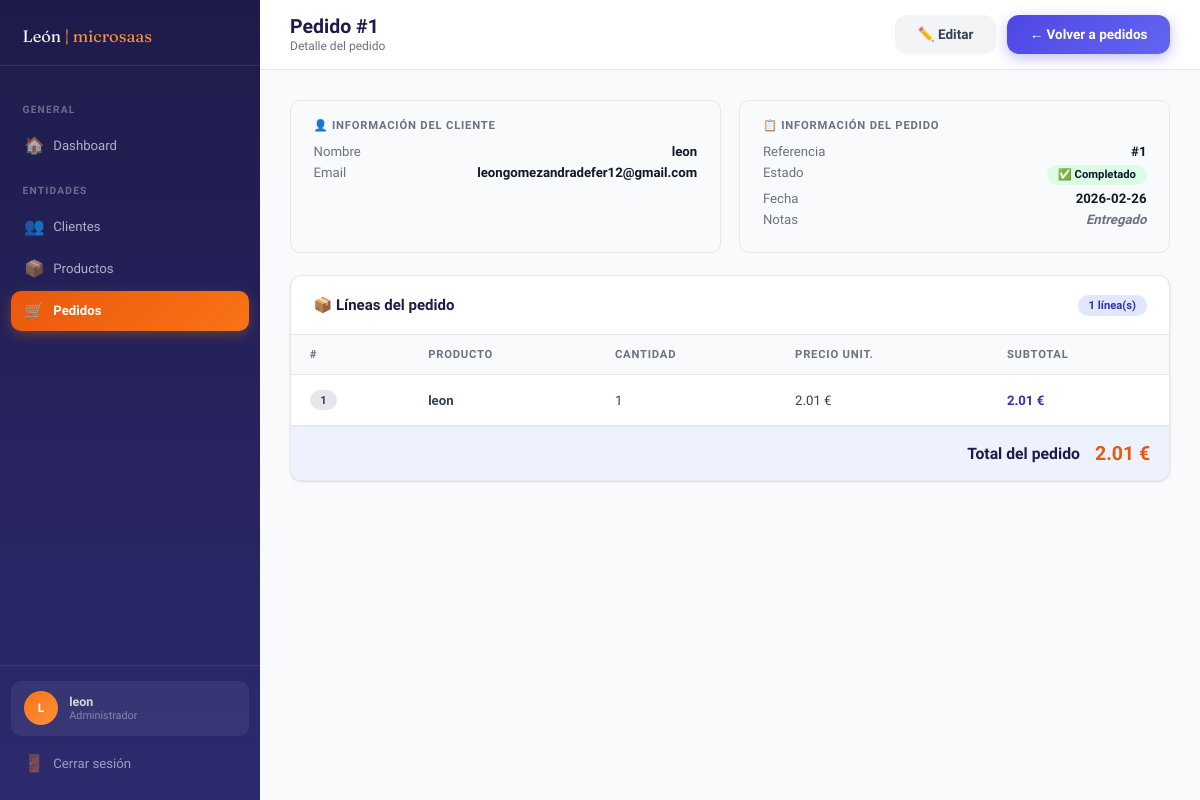
The app's page /pedidos/ver/1 (signed in) with its own data.
### tables this page shows
CREATE TABLE pedidos (
        id INTEGER PRIMARY KEY AUTOINCREMENT,
        cliente_id INTEGER NOT NULL,
        estado TEXT DEFAULT 'pendiente',
        notas TEXT,
        created_at TIMESTAMP DEFAULT CURRENT_TIMESTAMP,
        FOREIGN KEY (cliente_id) REFERENCES clientes(id)
    );

CREATE TABLE clientes (
        id INTEGER PRIMARY KEY AUTOINCREMENT,
        nombre TEXT NOT NULL,
        email TEXT,
        telefono TEXT,
        direccion TEXT,
        created_at TIMESTAMP DEFAULT CURRENT_TIMESTAMP
    );

CREATE TABLE lineas_pedido (
        id INTEGER PRIMARY KEY AUTOINCREMENT,
        pedido_id INTEGER NOT NULL,
        producto_id INTEGER NOT NULL,
        cantidad INTEGER NOT NULL DEFAULT 1,
        precio_unitario REAL NOT NULL,
        FOREIGN KEY (pedido_id) REFERENCES pedidos(id),
        FOREIGN KEY (producto_id) REFERENCES productos(id)
    );

CREATE TABLE productos (
        id INTEGER PRIMARY KEY AUTOINCREMENT,
        nombre TEXT NOT NULL,
        descripcion TEXT,
        precio REAL NOT NULL DEFAULT 0,
        stock INTEGER DEFAULT 0,
        created_at TIMESTAMP DEFAULT CURRENT_TIMESTAMP
    );

### app.py (the view)
@app.route('/pedidos/ver/<int:id>')
@login_required
def ver_pedido(id):
    conn = get_db()
    pedido = conn.execute('''
        SELECT p.*, c.nombre as cliente_nombre, c.email as cliente_email
        FROM pedidos p JOIN clientes c ON p.cliente_id = c.id WHERE p.id=?
    ''', (id,)).fetchone()
    lineas = conn.execute('''
        SELECT lp.*, pr.nombre as producto_nombre
        FROM lineas_pedido lp JOIN productos pr ON lp.producto_id = pr.id
        WHERE lp.pedido_id=?
    ''', (id,)).fetchall()
    conn.close()
    total = sum(l['cantidad'] * l['precio_unitario'] for l in lineas)
    return render_template('pedido_ver.html', active='pedidos', pedido=pedido, lineas=lineas, total=total)

### app.py (called while the page is built)
def get_db():
    conn = sqlite3.connect(DB_PATH)
    conn.row_factory = sqlite3.Row
    return conn

def login_required(f):
    @wraps(f)
    def decorated(*args, **kwargs):
        if 'usuario' not in session:
            return redirect(url_for('login'))
        return f(*args, **kwargs)
    return decorated

### templates/pedido_ver.html (shortened to what this page needs)
{% extends 'base.html' %}
{% block page_title %}Pedido #{{ pedido.id }}{% endblock %}
{% block page_subtitle %}Detalle del pedido{% endblock %}
{% block topbar_actions %}
<div style="display:flex; gap:.75rem;">
    <a href="{{ url_for('editar_pedido', id=pedido.id) }}" class="btn btn-ghost">✏️ Editar</a>
    <a href="{{ url_for('pedidos') }}" class="btn btn-primary">← Volver a pedidos</a>
</div>
{% endblock %}
{% block content %}
<div class="detail-grid">
    <div class="detail-card">
        <h4>👤 Información del cliente</h4>
        <div class="detail-row"><span>Nombre</span><span>{{ pedido.cliente_nombre }}</span></div>
        <div class="detail-row"><span>Email</span><span>{{ pedido.cliente_email or '—' }}</span></div>
    </div>
    <div class="detail-card">
        <h4>📋 Información del pedido</h4>
        <div class="detail-row"><span>Referencia</span><span>#{{ pedido.id }}</span></div>
        <div class="detail-row">
            <span>Estado</span>
            <span>
                {% if pedido.estado == 'completado' %}<span class="badge badge-green">✅ Completado</span>
                {% elif pedido.estado == 'pendiente' %}<span class="badge badge-orange">⏳ Pendiente</span>
                {% elif pedido.estado == 'cancelado' %}<span class="badge badge-red">❌ Cancelado</span>
                {% else %}<span class="badge badge-gray">{{ pedido.estado }}</span>{% endif %}
            </span>
        </div>
        <div class="detail-row"><span>Fecha</span><span>{{ pedido.created_at[:10] }}</span></div>
        {% if pedido.notas %}
        <div class="detail-row"><span>Notas</span><span style="font-style:italic; color:var(--gray-500)">{{ pedido.notas }}</span></div>
        {% endif %}
    </div>
</div>
<div class="panel">
    <div class="panel-header">
        <span class="panel-title">📦 Líneas del pedido</span>
        <span class="badge badge-indigo">{{ lineas|length }} línea(s)</span>
    </div>
    {% if lineas %}
    <table>
        <thead>
            <tr>
                <th>#</th>
                <th>Producto</th>
                <th>Cantidad</th>
                <th>Precio unit.</th>
                <th>Subtotal</th>
            </tr>
        </thead>
        <tbody>
            {% for l in lineas %}
            <tr>
                <td><span class="badge badge-gray">{{ loop.index }}</span></td>
                <td><strong>{{ l.producto_nombre }}</strong></td>
                <td>{{ l.cantidad }}</td>
                <td>{{ '%.2f'|format(l.precio_unitario) }} €</td>
                <td><strong style="color:var(--indigo-700)">{{ '%.2f'|format(l.cantidad * l.precio_unitario) }} €</strong></td>
            </tr>
            {% endfor %}
        </tbody>
    </table>
    <div class="total-row">
        <span>Total del pedido</span>
        <span style="font-size:1.3rem; color:var(--orange-600)">{{ '%.2f'|format(total) }} €</span>
    </div>
    {% else %}
    <div class="empty-state"><p>Este pedido no tiene líneas.</p></div>
    {% endif %}
</div>
{% endblock %}

### static/css/style.css (style rules this page uses)
:root { --indigo-900: #1e1b4b; --indigo-800: #2d2a6e; --indigo-700: #3730a3; --indigo-600: #4f46e5; --indigo-500: #6366f1; --indigo-100: #e0e7ff; --indigo-50: #eef2ff; --orange-600: #ea580c; --orange-500: #f97316; --orange-400: #fb923c; --orange-100: #ffedd5; --orange-50: #fff7ed; --gray-900: #111827; --gray-700: #374151; --gray-500: #6b7280; --gray-300: #d1d5db; --gray-200: #e5e7eb; --gray-100: #f3f4f6; --gray-50: #f9fafb; --white: #ffffff; --sidebar-w: 260px; --radius: 12px; --shadow-sm: 0 1px 3px rgba(0,0,0,.08), 0 1px 2px rgba(0,0,0,.06); --shadow: 0 4px 16px rgba(79,70,229,.10), 0 1px 4px rgba(0,0,0,.06); --shadow-lg: 0 12px 40px rgba(79,70,229,.15); }
*, *::before, *::after { box-sizing: border-box; margin: 0; padding: 0; }
html { font-size: 15px; }
body { font-family: 'Plus Jakarta Sans', sans-serif; background: var(--gray-50); color: var(--gray-900); min-height: 100vh; }
a { color: inherit; text-decoration: none; }
.btn { display: inline-flex; align-items: center; gap: .5rem; padding: .75rem 1.5rem; border-radius: var(--radius); font-weight: 700; font-size: .9rem; cursor: pointer; border: none; transition: all .2s; text-decoration: none; }
.btn-primary { background: linear-gradient(135deg, var(--indigo-600), var(--indigo-500)); color: var(--white); box-shadow: 0 4px 14px rgba(79,70,229,.35); }
.btn-ghost { background: var(--gray-100); color: var(--gray-700); }
.panel { background: var(--white); border-radius: var(--radius); border: 1px solid var(--gray-200); box-shadow: var(--shadow-sm); overflow: hidden; }
.panel-header { padding: 1.25rem 1.5rem; border-bottom: 1px solid var(--gray-200); display: flex; align-items: center; justify-content: space-between; gap: 1rem; }
.panel-title { font-size: 1rem; font-weight: 700; color: var(--indigo-900); }
table { width: 100%; border-collapse: collapse; }
thead { background: var(--gray-50); }
th { padding: .85rem 1.25rem; text-align: left; font-size: .75rem; font-weight: 700; text-transform: uppercase; letter-spacing: .07em; color: var(--gray-500); border-bottom: 1px solid var(--gray-200); }
td { padding: 1rem 1.25rem; font-size: .88rem; color: var(--gray-700); border-bottom: 1px solid var(--gray-100); vertical-align: middle; }
tr:last-child td { border-bottom: none; }
.badge { display: inline-flex; align-items: center; padding: .25rem .7rem; border-radius: 99px; font-size: .75rem; font-weight: 700; }
.badge-indigo { background: var(--indigo-100); color: var(--indigo-700); }
.badge-green { background: #dcfce7; color: #16a34a; }
.badge-gray { background: var(--gray-200); color: var(--gray-600); }
.detail-grid { display: grid; grid-template-columns: 1fr 1fr; gap: 1.25rem; margin-bottom: 1.5rem; }
.detail-card { background: var(--gray-50); border-radius: 10px; padding: 1.25rem 1.5rem; border: 1px solid var(--gray-200); }
.detail-card h4 { font-size: .75rem; font-weight: 700; text-transform: uppercase; letter-spacing: .07em; color: var(--gray-500); margin-bottom: .75rem; }
.detail-row { display: flex; justify-content: space-between; font-size: .88rem; margin-bottom: .4rem; }
.detail-row span:first-child { color: var(--gray-500); }
.detail-row span:last-child { font-weight: 600; color: var(--gray-900); }
.total-row { display: flex; justify-content: flex-end; align-items: center; gap: 1rem; padding: 1rem 1.25rem; background: var(--indigo-50); border-top: 2px solid var(--indigo-100); font-weight: 800; color: var(--indigo-900); font-size: 1.05rem; }

### records on screen
pedidos: id "1", created_at "2026-02-26", notas "Entregado"
clientes: cliente_nombre "leon", email "leongomezandradefer12@gmail.com"
lineas_pedido: producto_nombre "leon", cantidad "1", precio_unitario "2.01", l.cantidad*l.precio_unitario "2.01"

### other values on screen
{{ session['usuario'][0].upper() }} "L"
{{ session['usuario'] }} "leon"
{{ lineas|length }} "1"
{{ '%.2f'|format(total) }} "2.01"
